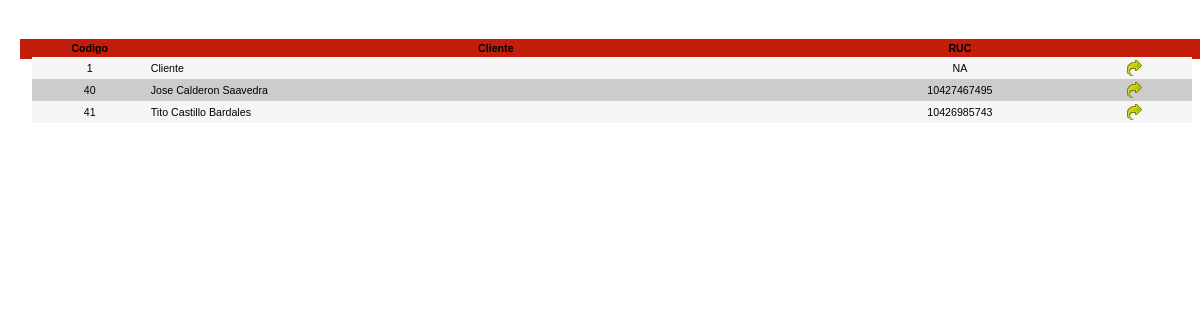
Page /includes/facturas_clientes/frame_clientes_ini.php on the committed database.
### tables this page shows
CREATE TABLE IF NOT EXISTS `clientes` (
  `codcliente` int(5) NOT NULL AUTO_INCREMENT,
  `nombre` varchar(40) NOT NULL,
  `nif` varchar(15) NOT NULL,
  `direccion` varchar(50) NOT NULL,
  `codprovincia` int(2) NOT NULL DEFAULT '0',
  `localidad` varchar(35) NOT NULL,
  `codformapago` int(2) NOT NULL DEFAULT '0',
  `codentidad` int(2) NOT NULL DEFAULT '0',
  `cuentabancaria` varchar(20) NOT NULL,
  `codpostal` varchar(5) NOT NULL,
  `telefono` varchar(14) NOT NULL,
  `movil` varchar(14) NOT NULL,
  `email` varchar(35) NOT NULL,
  `web` varchar(45) NOT NULL,
  `borrado` varchar(1) NOT NULL DEFAULT '0',
  PRIMARY KEY (`codcliente`)
);

### includes/facturas_clientes/frame_clientes_ini.php (the view, shortened to what this page needs)
<html>
    <head>
        <link href="../estilos/estilos.css" type="text/css" rel="stylesheet">
    </head>
    <body>
        <?php
        $consulta = "SELECT * FROM clientes WHERE borrado=0 ORDER BY codcliente ASC";
        $rs_tabla = mysql_query($consulta);
        $nrs = mysql_num_rows($rs_tabla);
        ?>
        <div id="tituloForm2" class="header">
            <div align="center">
                <form id="form1" name="form1">
                    <?php if ($nrs > 0) { ?>
                        <table class="fuente8" width="98%" cellspacing=0 cellpadding=3 border=0>
                            <tr>
                                <td width="10%"><div align="center"><b>Codigo</b></div></td>
                                <td width="60%"><div align="center"><b>Cliente</b></div></td>
                                <td width="20%"><div align="center"><b>RUC</b></div></td>
                                <td width="10%"><div align="center"></td>
                            </tr>
                            <?php
                            for ($i = 0; $i < mysql_num_rows($rs_tabla); $i++) {
                                $codcliente = mysql_result($rs_tabla, $i, "codcliente");
                                $nombre = mysql_result($rs_tabla, $i, "nombre");
                                $nif = mysql_result($rs_tabla, $i, "nif");
                                if ($i % 2) {
                                    $fondolinea = "itemParTabla";
                                } else {
                                    $fondolinea = "itemImparTabla";
                                }
                                ?>
                                <tr class="<?php echo $fondolinea ?>">
                                    <td>
                                        <div align="center"><?php echo $codcliente; ?></div></td>
                                    <td>
                                        <div align="left"><?php echo utf8_encode($nombre); ?></div></td>
                                    <td><div align="center"><?php echo $nif; ?></div></td>
                                    <td align="center"><div align="center"><a href="javascript:pon_prefijo(<?php echo $codcliente ?>,'<?php echo $nombre ?>')"><img src="../img/convertir.png" border="0" title="Seleccionar"></a></div></td>
                                </tr>
                            <?php }
                            ?>
                        </table>
                    <?php } ?>
                </form>
            </div>
        </div>
    </body>
</html>

### includes/estilos/estilos.css (style rules this page uses)
#tituloForm2 { position:relative; top:4%; left:1%; width:100%; }
.header { background-color:#C41D0B; color:#fff; text-align:center; font-weight:bold; height:20px; vertical-align:middle; }
.itemParTabla { background-color:#ccc; }
.itemImparTabla { background-color:#f5f5f5; }
a:link { font:8pt verdana,arial; color:#000; }
.fuente8 { font:8pt helvetica; }

### rows in the picture
clientes: codcliente "1", nombre "Cliente", nif "NA"
clientes: codcliente "40", nombre "Jose Calderon Saavedra", nif "10427467495"
clientes: codcliente "41", nombre "Tito Castillo Bardales", nif "10426985743"
